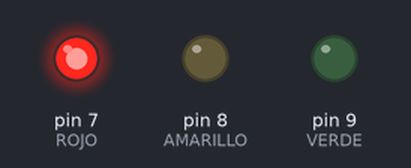
Simulated run of this sketch. Board: Arduino Uno, built with avr-gcc and run on an emulated ATmega328P. Parts: output pins drawn as LEDs (lit = HIGH).

Above: at 2.5 s.
At 5.5 s:
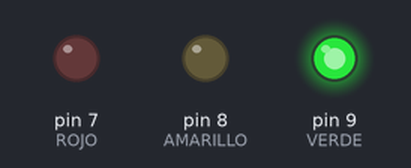
At 6.2 s:
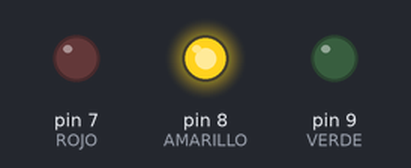
Timing chart, 0 to 8.5 s (numbered marks = the images above):
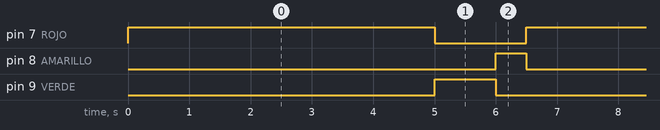

The sketch:

ejemploSemaforoInterrupciones.ino
```cpp
// Curso de Arduino completo

// https://github.com/javacasm/ArduinoCompletoDE2018
//
// Licencia Creative Commons
// by @javacasm 2018


// Esto es un semáforo hecho con 3 Leds conectados a las patillas 7, 8 y 9
//
// Para hacer el cambio entre estados se usan interrupciones por tiempo

#include <TimerOne.h>

#define ROJO        7
#define AMARILLO    8
#define VERDE       9

#define BASE_TIEMPO 100000
#define DURACION_ROJO     50*BASE_TIEMPO
#define DURACION_VERDE    10*BASE_TIEMPO
#define DURACION_AMARILLO 5*BASE_TIEMPO


void setup() {
  pinMode(ROJO,OUTPUT);
  pinMode(VERDE,OUTPUT);
  pinMode(AMARILLO,OUTPUT);


  Timer1.initialize(DURACION_ROJO);
  Timer1.attachInterrupt(semaforo);

  digitalWrite(ROJO,HIGH);      // encendemos el rojo
  digitalWrite(VERDE,LOW);      // apagamos el verde
  digitalWrite(AMARILLO,LOW);   // apagamos el amarillo
}

int estado = 0; // Se usa 0 para rojo, 1 para verde y 2 para ámbar
void semaforo() {
  switch (estado) {
    case 0: // Estaba en rojo, cambia a verde, que dura menos tiempo
      digitalWrite(ROJO,LOW);      // apagamos el rojo
      digitalWrite(VERDE,HIGH);      // encendemos el verde
      digitalWrite(AMARILLO,LOW);   // apagamos el amarillo
      Timer1.setPeriod(DURACION_VERDE);
      break;
    case 1: // Estaba en verde, cambia a ámbar, que dura todavía menos
      digitalWrite(ROJO,LOW);      // apagamos el rojo
      digitalWrite(VERDE,LOW);      // apagamos el verde
      digitalWrite(AMARILLO,HIGH);   // encendemos el amarillo
      Timer1.setPeriod(DURACION_AMARILLO);
      break;
    case 2: // Estaba en ámbar, cambia a rojo y restablece el periodo original
      digitalWrite(ROJO,HIGH);      // encendemos el rojo
      digitalWrite(VERDE,LOW);      // apagamos el verde
      digitalWrite(AMARILLO,LOW);   // apagamos el amarillo
      Timer1.setPeriod(DURACION_ROJO);
      break;
  }
  estado = (estado + 1) % 3;   // Pasamos de un estado a otro pasando del 2 al 0
}

void loop() {

}
```

Measured:
- by itself, pin 7 (ROJO): alternates HIGH for 5.0 s and LOW for 1.5 s
- by itself, pin 8 (AMARILLO): alternates HIGH for 0.50 s and LOW for 6.0 s
- by itself, pin 9 (VERDE): alternates HIGH for 1.0 s and LOW for 5.5 s
